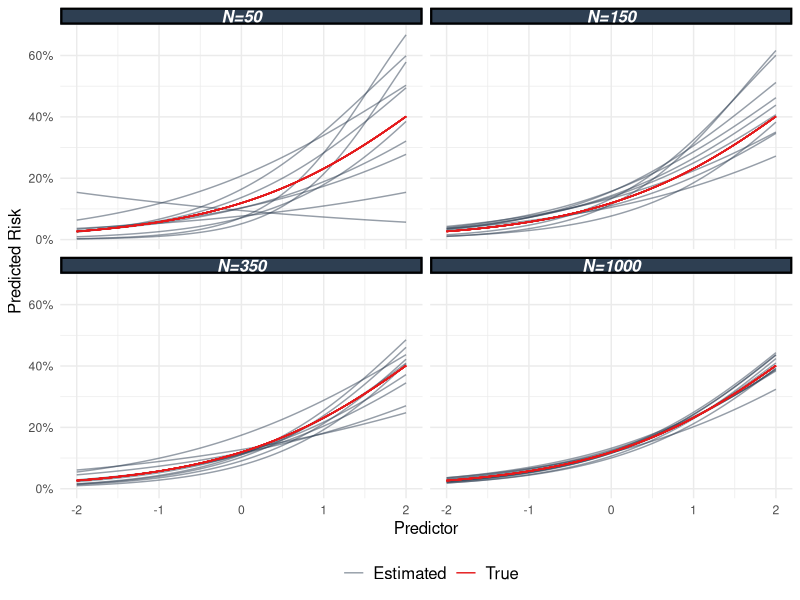

Write the R code that produced this figure.
## ---- chunk 1

library(tidyverse)
library(rms)

my_blue <- rgb(45/250, 62/250, 80/250, 1)
that_red <- "#E41A1C"
update_geom_defaults("point",   list(colour = my_blue))
update_geom_defaults("line",   list(colour = my_blue))

my_theme <- theme_minimal() %+replace%
            theme(
             strip.background = element_rect(color="black", fill=my_blue, size=1.5, linetype="solid"),
             strip.text = element_text(size = 12, color = "white", face = "bold.italic"),
             legend.text = element_text(size = 12),
             legend.position = 'bottom',
             axis.title = element_text(size = 12)
             )

theme_set(my_theme)
## ---- chunk 2
#| fig-width: 8
#| fig-height: 5
#| label: fig-variance
#| fig-cap: "Each subplot shows 10 estimated risk curves from 10 different datasets, each measuring the same data generating process.  The only difference between the 4 subplots (aside from sampling varibility) is the number of observations used to fit the model.  The size of the dataset used to create the model is indicated on top of the plot.  The models which were fit with more data are less varible as evidenced by their clustering around the truth."
# Example of a high variance model
dgp <- function(n){
  x <- rnorm(n)
  eta <- -2 + 0.8 * x
  p <- plogis(eta)
  y <- rbinom(n, 1, p)
  tibble::tibble(x, y)
}

sims <- function(n) {
  
  rerun(10, {
        d <- dgp(n)
        model <- glm(y~x, data=d, family=binomial())
        g <- modelr::data_grid(d, x = seq(-2, 2, 0.01))
        g$pred <- predict(model,newdata=g, type = 'response')
        mutate(g, N=n)
      }) 
}

set.seed(0)
results <- map_dfr(c(50, 150, 350, 1000), sims, .id = 'sim')

base_plot <-results %>% 
  ggplot(aes(x, pred, group = sim)) + 
  facet_wrap(~N, 
             labeller = \(x) label_both(x, sep = '='),
             nrow=2)+ 
  geom_line(aes(color = "Estimated"),alpha = 0.5) +
  stat_function(aes(color = 'True'), fun = \(x) plogis(-2 + 0.8*x), )


base_plot +
  scale_y_continuous(labels=scales::percent) + 
  scale_color_manual(values = c(my_blue, that_red)) + 
  labs(x='Predictor', 
       y = 'Predicted Risk',
       color = '') 
